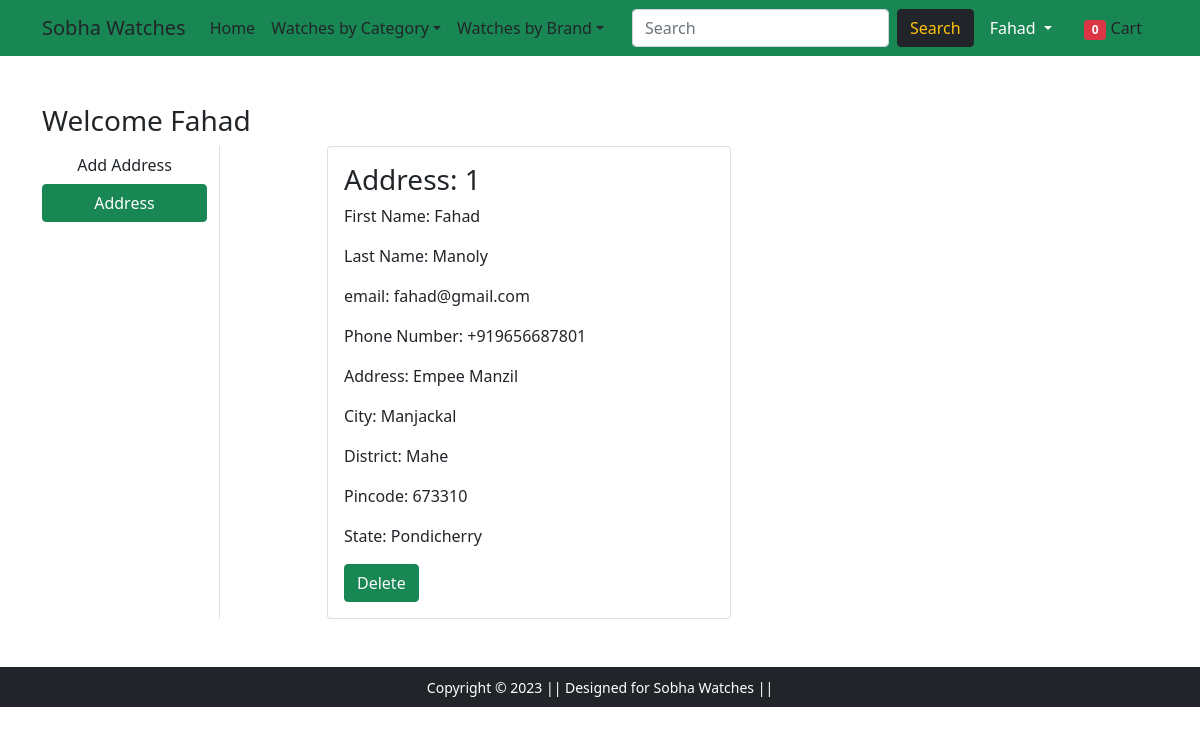
Page /address/ (signed in) on the committed database.
### customadmin/models.py (models this page shows, shortened)
class Customer(models.Model):
    user_name = models.ForeignKey(User, on_delete=models.CASCADE)
    first_name = models.CharField(max_length=100, default='First Name')
    last_name = models.CharField(max_length=100, default='Last Name')
    email = models.EmailField(default='email')
    phone_number = PhoneNumberField(blank=True)
    address = models.CharField(max_length=200)
    city = models.CharField(max_length=100)
    district = models.CharField(max_length=100)
    pincode = models.IntegerField()
    state = models.CharField(choices=STATE_CHOICES, max_length=50)

### customadmin/views.py (the view)
# urls.py: path('address/', views.address, name='address'),
@login_required
def address(request):
	totalitem = 0
	if request.user.is_authenticated:
		totalitem = len(Cart.objects.filter(user=request.user))
	add = Customer.objects.filter(user_name=request.user)
	return render(request, 'address.html', {'add':add, 'active':'btn-primary', 'totalitem':totalitem})

### customadmin/models.py (called while the page is built)
def menu_links(request):
    brands=Brand.objects.all()
    return dict(brands=brands)

### customadmin/templates/address.html (shortened to what this page needs)
{% extends 'gbase.html' %}
{% load static %}
{% block main-content %}
<div class="container my-5">
 <div class="row">
 <h3>Welcome <span class="text-capitalize">{{request.user}}</span></h3>
  <div class="col-sm-2 border-end">
   <ul class="list-unstyled">
    <li class="d-grid"><a href="{% url 'profile' %}" class="btn">Add Address</a></li>
    <li class="d-grid"><a href="{% url 'address' %}" class="btn btn-success" {{active}}">Address</a></li>
   </ul>
  </div>
  <div class="col-sm-9 offset-sm-1">
   <div class="row">
    {% for ad in add %}
     <div class="col-sm-6">
     <div class="card">
      <div class="card-body">
       <h3>Address: {{ forloop.counter }}</h3>
       <p>First Name: {{ad.first_name}}</p>
       <p>Last Name: {{ad.last_name}}</p>
       <p>email: {{ad.email}}</p>
       <p>Phone Number: {{ad.phone_number}}</p>
       <p>Address: {{ad.address}}</p>
       <p>City: {{ad.city}}</p>
       <p>District: {{ad.district}}</p>
       <p>Pincode: {{ad.pincode}}</p>
       <p>State: {{ad.state}}</p>
       <tr>
        <td><button type="button" class="btn btn-success" onclick="return confirm('Do you want to Delete {{ad.first_name}} ?')">
        <a class="text-light" href="delete_address!{{ad.id}}" style="text-decoration: none">Delete</a></button></td>
       </tr>
      </div>
     </div>
    </div>
    {% endfor %}
   </div>
  </div>
 </div>
</div>
{% endblock main-content %}

### customadmin/templates/gbase.html (shortened to what this page needs)
<!doctype html>
{% load static %}
<html lang="en">
  <head>
    <link href="https://cdn.jsdelivr.net/npm/bootstrap@5.0.0-beta1/dist/css/bootstrap.min.css" rel="stylesheet">
    <link rel="stylesheet" href="{% static 'customadmin/css/owl.carousel.min.css' %}">
    <link rel="stylesheet" href="{% static 'customadmin/css/all.min.css' %}">
    <link rel="stylesheet" href="{% static 'customadmin/css/style.css' %}">
    <link href="http://www.jqueryscript.net/css/jquerysctipttop.css" rel="stylesheet" type="text/css">
  </head>
  <body>
    <nav class="navbar navbar-expand-lg navbar-dark bg-success">
     <div class="container">
       <a class="navbar-brand text-dark" href="/">Sobha Watches</a>
       <div class="collapse navbar-collapse" id="navbarSupportedContent">
         <ul class="navbar-nav me-auto mb-2 mb-lg-0">
           <li class="nav-item">
             <a class="nav-link active text-dark" aria-current="page" href="/">Home</a>
           </li>
           <li class="nav-item dropdown">
             <a class="nav-link dropdown-toggle text-dark" href="#" id="electronicsDropdown" role="button" data-bs-toggle="dropdown" aria-expanded="false">
               Watches by Category</a>
           </li>
           <li class="nav-item dropdown">
             <a class="nav-link dropdown-toggle text-dark" href="" id="fashionDropdown" role="button" data-bs-toggle="dropdown" aria-expanded="false">
              Watches by Brand</a>
           </li>
         </ul>
         <form class="d-flex">
           <input class="form-control me-2" type="search" placeholder="Search" aria-label="Search">
           <button class="btn btn-dark text-warning" type="submit">Search</button>
         </form>
         <div>
           <ul class="navbar-nav me-auto mb-2 mb-lg-0">
          {% if request.user.is_authenticated %}
            <li class="nav-item dropdown mx-2">
              <a class="nav-link dropdown-toggle text-white" href="#" id="profileDropdown" role="button" data-bs-toggle="dropdown" aria-expanded="false">
                {{request.user.username|capfirst}}
              </a>
            </li>
            <li class="nav-item mx-2">
              <a href="{% url 'showcart' %}" class="nav-link text-dark"><span class="badge bg-danger">{{totalitem}}</span> Cart </a>
            </li>
          {% endif %}
          </ul>
         </div>
       </div>
     </div>
    </nav>
    {% block main-content %} {% endblock main-content %}
    <footer class="container-fluid bg-dark text-center p-2 mt-5">
        <small class="text-white">Copyright &copy; 2023 || Designed for Sobha Watches || </small>
    </footer>
  </body>
</html>

### rows in the picture
Customer: first_name "Fahad", last_name "Manoly", email "fahad@gmail.com", phone_number "+919656687801", address "Empee Manzil", city "Manjackal", district "Mahe", pincode "673310", state "Pondicherry"

### other values in the picture
{{ request.user.username|capfirst }} "Fahad"
{{ totalitem }} "0"
{{ request.user }} "Fahad"
